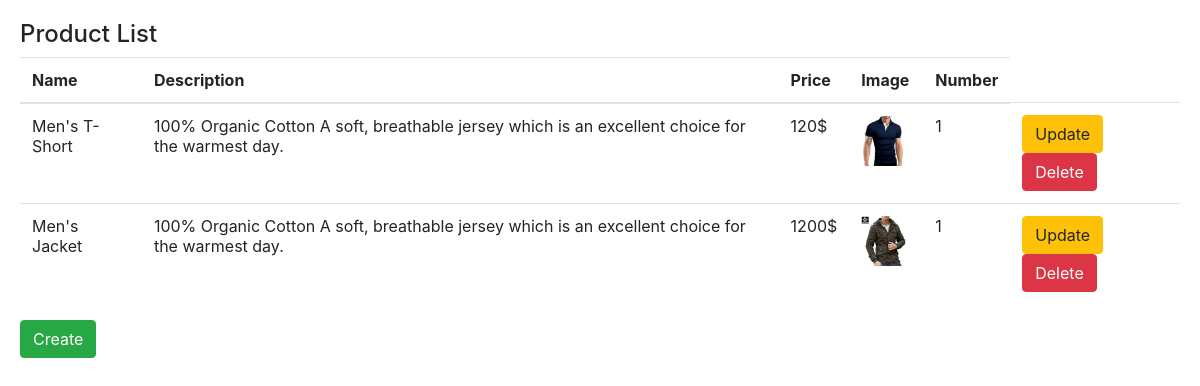
/product-list/, run on the app's committed database.
### websiteapp/models.py (models this page shows)
class Product(models.Model):
    name = models.CharField(max_length=20)
    description = models.CharField(max_length=100)
    price = models.IntegerField()
    image = models.ImageField(upload_to = 'images/')
    number = models.IntegerField(default=1)

### websiteapp/views.py (the view)
# urls.py: path('product-list/', views.product_list, name='product-list'),
def product_list(request):
    products = Product.objects.all()
    return render(request, 'product-list.html', context={'products': products})

### templates/product-list.html
{% extends "base.html" %}
{% block content %}
<div class="card-body">
    <h4>Product List</h4>
    <table class="table">
        <thead>
            <tr>
                <th scope="col">Name</th>
                <th scope="col">Description</th>
                <th scope="col">Price</th>
                <th scope="col">Image</th>
                <th scope="col">Number</th>
            </tr>
        </thead>
        <tbody>
            {% for product in products %}
            <tr>
                <td>{{ product.name }}</td>
                <td>{{ product.description }}</td>
                <td>{{ product.price }}$</td>
                <td> <img src="{{product.image.url}}" width="50" height="50" alt="" class="brand-img"></td>
                <td>{{ product.number }}</td>
                <td><a type="button" class="btn btn-warning" href="/product-update/{{ product.id }}">Update</a>
                    <a type="button" class="btn btn-danger" href="/product-delete/{{ product.id }}">Delete</a>
            </tr>
            {% endfor %}
        </tbody>
    </table>
    <a type="button" class="btn btn-success" href="{%url 'product-create' %}">Create</a>
</div>
{% endblock %}

### data on the page
Product: name "Men's T-Short", description "100% Organic Cotton A soft, breathable jersey which is an excellent choice for the warmest day.", price "120", image (picture), number "1"
Product: name "Men's Jacket", description "100% Organic Cotton A soft, breathable jersey which is an excellent choice for the warmest day.", price "1200", image (picture), number "1"
